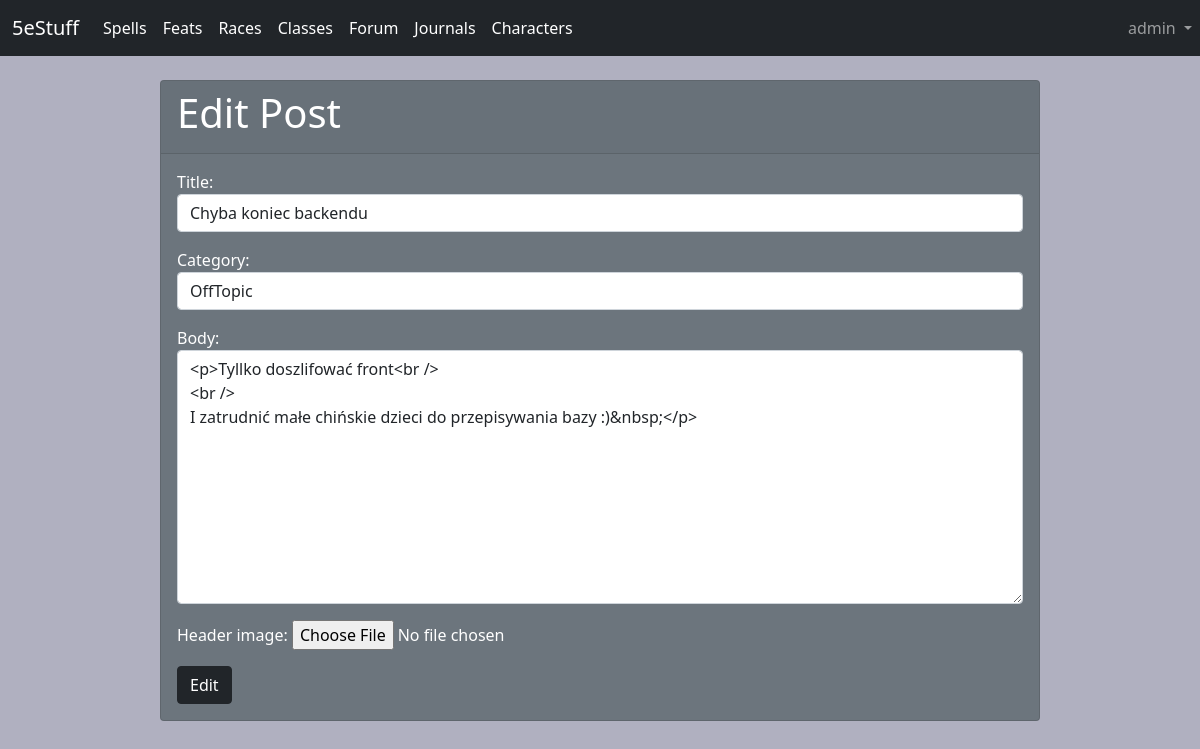
The page /forum/article/edit/22 (signed in) on the database its author committed.
### forum/models.py (models this page shows, shortened)
class Post(models.Model):
    title = models.CharField(max_length=100)
    header_image = models.ImageField(null=True, blank=True, upload_to="images/")
    author = models.ForeignKey(User, on_delete=models.CASCADE)
    body = RichTextField(blank=True, null=True)
    post_date = models.DateField(auto_now_add=True)
    category = models.CharField(max_length=100, default='None')
    likes = models.ManyToManyField(User, related_name='blog_post')

### forum/views.py (the view)
# urls.py: path('forum/article/edit/<int:pk>', UpdatePostView.as_view(), name="update-post"),
class UpdatePostView(UpdateView):
    model = Post
    form_class = PostForm
    template_name = 'update_post.html'
    success_url = reverse_lazy('home')

### forum/forms.py
class PostForm(forms.ModelForm):
    class Meta:
        model = Post
        fields = ('title', 'author', 'category', 'body', 'header_image')
        widgets = {
            'title': forms.TextInput(attrs={'class': 'form-control'}),
            'author': forms.TextInput(attrs={'class': 'form-control', 'value':'', 'id':'usr_get', 'type':'hidden'}),
            'category': forms.Select(choices=choice_list, attrs={'class': 'form-control'}),
            'body': forms.Textarea(attrs={'class': 'form-control'}),
        }

### forum/templates/update_post.html (shortened to what this page needs)
{% extends 'base.html'%}
{% block content %}
{% if user.is_authenticated and post.author.id == user.id %}
	<div class="card text-white bg-secondary mx-auto" style="max-width: 55rem;">
	  <div class="card-header"><h1>Edit Post</h1></div>
	  <div class="card-body">
		<div class="form-group">
			<form method="POST">
				{{ form.as_p }}
			<button class="btn btn-dark"> Edit </button>
		</div>
	  </div>
	</div>
{% else %}
	<div class="card text-white bg-danger mx-auto" style="max-width: 18rem;">
	<div class="card-header">You shall not pass!</div>
	</div>
{% endif %}
{% endblock %}

### forum/templates/base.html (shortened to what this page needs)
<!doctype html>
<html lang="en">
  <head>
    <link href="https://cdn.jsdelivr.net/npm/bootstrap@5.0.0-beta1/dist/css/bootstrap.min.css" rel="stylesheet">
  </head>
  <body>
	<nav class="navbar navbar-expand-lg navbar-dark bg-dark">
  <div class="container-fluid">
    <a class="navbar-brand" href="{% url 'index'%}">5eStuff</a>
    <div class="collapse navbar-collapse" id="navbarNavDropdown">
      <ul class="navbar-nav">
		<li class="nav-item">
          <a class="nav-link active" aria-current="page" href="{% url 'spells_v' %}">Spells</a>
        </li>
		<li class="nav-item">
          <a class="nav-link active" aria-current="page" href="{% url 'feats_v' %}">Feats</a>
        </li>
		<li class="nav-item">
          <a class="nav-link active" aria-current="page" href="{% url 'races_v' %}">Races</a>
        </li>
		<li class="nav-item">
          <a class="nav-link active" aria-current="page" href="{% url 'classes_v' %}">Classes</a>
        </li>
		<li class="nav-item">
          <a class="nav-link active" aria-current="page" href="{% url 'home' %}">Forum</a>
        </li>
		{% if user.is_authenticated %}
		<li class="nav-item">
          <a class="nav-link active" aria-current="page" href="{% url 'journals_v' %}">Journals</a>
        </li>
		<li class="nav-item">
          <a class="nav-link active" aria-current="page" href="{% url 'characters_v' %}">Characters</a>
        </li>
		{% endif %}
      </ul>
    </div>
  </div>
  <ul class="navbar-nav">
	  {% if user.is_authenticated %}
		<li class="nav-item dropdown">
          <a class="nav-link dropdown-toggle" href="#" id="navbarDarkDropdownMenuLink" role="button" data-bs-toggle="dropdown" aria-expanded="false">
            {{ user.username }}
          </a>
        </li>
	   {% endif %}
	</ul>
</nav>
	<br/>
	<div class="container">
	{% block content %}
	{% endblock %}
	</div>
  </body>
</html>

### forum/templates/base.html (style rules this page uses)
body { background-color: #b0b0c0 }

### rows shown on the page
Post: title "Chyba koniec backendu", category "OffTopic", body "<p>Tyllko doszlifować front<br /> <br /> I zatrudnić małe chińskie dzieci do przepisywania bazy :)&nbsp;</p>"

### other values the page prints
{{ user.username }} "admin"
